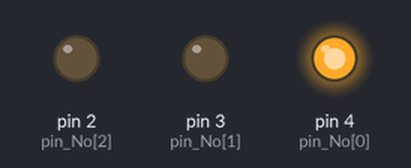
A sketch run on a simulated Arduino Uno, built with avr-gcc and run on an emulated ATmega328P. Shown: output pins drawn as LEDs (lit = HIGH). At 3.0 s the program stops and its outputs stay as they are.

Above: at 0.1 s.
At 1.1 s:
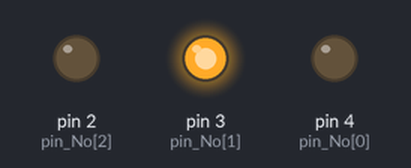
At 2.1 s:
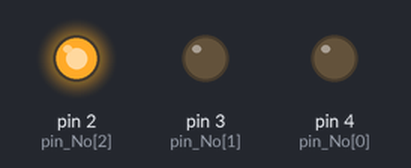
At 2.6 s:
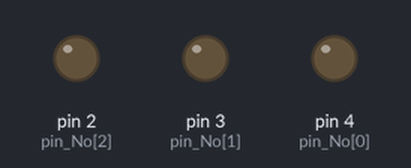
Timing chart, 0 to 4.1 s (numbered marks = the images above):
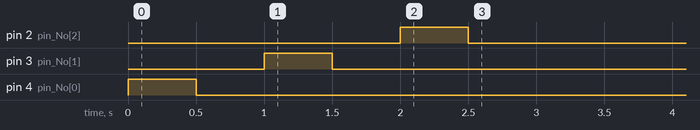

Measured:
- by itself, pin 2 (pin_No[2]): LOW → HIGH at 2.0 s, → LOW 0.50 s later
- by itself, pin 3 (pin_No[1]): LOW → HIGH at 1.0 s, → LOW 0.50 s later
- by itself, pin 4 (pin_No[0]): LOW → HIGH at 0.00 s, → LOW 0.50 s later

The sketch:

220328_While.ino
```cpp
int pin_No[3]={4,3,2};

void setup() {
  int n=0;
  while(n <= 2)
  {
    pinMode(pin_No[n], OUTPUT);
    n++;
  }
}

void loop() {
  int n=0;
  while(n <=2)
  {
    digitalWrite(pin_No[n], HIGH);
    delay(500);
    digitalWrite(pin_No[n], LOW);
    delay(500);
    n++;
  }
  while(1){}
}
```
